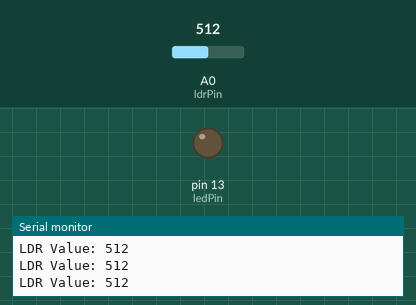
Bench run of a sketch on a simulated Arduino Uno, built with avr-gcc and run on an emulated ATmega328P. Shown: output pins drawn as LEDs (lit = HIGH), the last lines printed to the serial monitor. Inputs (shaded band) come from the test bench; at power-on: A0 (ldrPin) = 512.

Above: at 1.3 s.
1.4 s: A0 (ldrPin) set to 489
At 2.4 s:
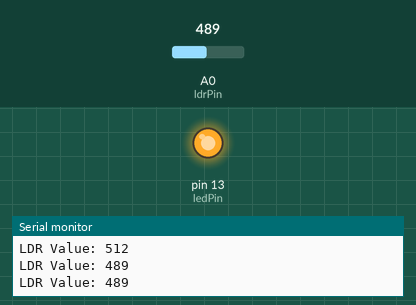
3.0 s: A0 (ldrPin) set to 510
At 3.6 s:
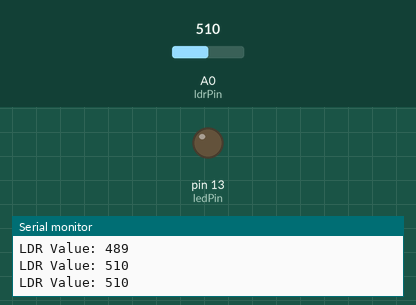
4.5 s: A0 (ldrPin) set to 490
At 4.8 s:
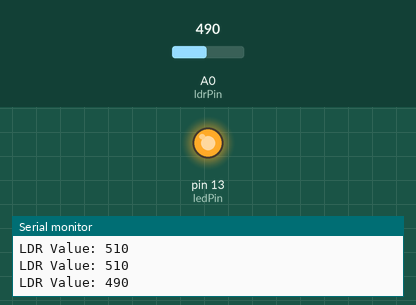
Timing chart, 0 to 7.5 s (numbered marks = the images above; inputs shaded):
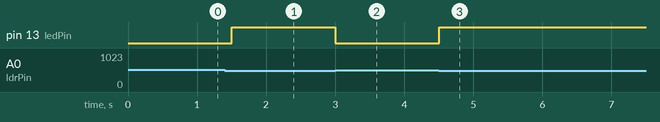

The sketch:

light_sensor.ino
```cpp
#define ldrPin A0
#define ledPin 13

void setup() {
  Serial.begin(9600);
  pinMode(ledPin, OUTPUT);
}

void loop() {
   int ldrValue = analogRead(ldrPin);
  Serial.print("LDR Value: ");
  Serial.println(ldrValue);

  // Set a threshold value for the light level
  int threshold = 500;

  if (ldrValue < threshold) {
    digitalWrite(ledPin, HIGH); // Turn on the LED if it's dark
  } else {
    digitalWrite(ledPin, LOW); // Turn off the LED if it's bright
  }

  delay(500);
}
```

Measured:
- the behaviour switches between 500 and 499 on A0 (ldrPin) (found by bisection; images 0 and 1)
- after the input at 1.4 s, pin 13 (ledPin): LOW → HIGH after 0.10 s
- after the input at 3.0 s, pin 13 (ledPin): HIGH → LOW at once
- after the input at 4.5 s, pin 13 (ledPin): LOW → HIGH at once
